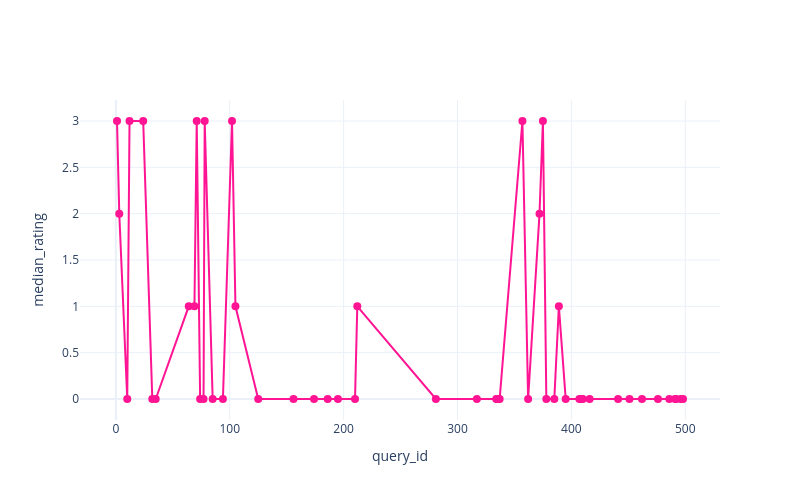

The notebook cell saved with this chart:
### Code cell
# Sample 50 queries and plot median rating per query
sampled_query_ids = df['query_id'].unique()
sampled_query_ids = pd.Series(sampled_query_ids).sample(n=50, random_state=42).sort_values().tolist()

# Compute median rating for each sampled query
median_ratings = []
for query_id in sampled_query_ids:
    query_ratings = df[df['query_id'] == query_id]['rating']
    median_ratings.append({
        'query_id': query_id,
        'median_rating': query_ratings.median()
    })

median_df = pd.DataFrame(median_ratings)

# Plot median ratings
import plotly.graph_objects as go

fig = go.Figure()

fig.add_trace(go.Scatter(
    x=median_df['query_id'],
    y=median_df['median_rating'],
    mode='lines+markers',
    name='median_rating',
    line=dict(color='rgb(255, 20, 147)', width=2),
    marker=dict(color='rgb(255, 20, 147)', size=8)
))

fig.update_layout(
    xaxis_title='query_id',
    yaxis_title='median_rating',
    hovermode='x unified',
    template='plotly_white',
    width=800,
    height=500
)

fig.show()

### Figure 1 — Plotly figure (JSON) as saved in the notebook; plotly's stock layout.template omitted (floating-point values rounded to 4 significant figures)
{"data": [{"line": {"color": "rgb(255, 20, 147)", "width": 2}, "marker": {"color": "rgb(255, 20, 147)", "size": 8}, "mode": "lines+markers", "name": "median_rating", "type": "scatter", "x": [1, 3, 10, 12, 24, 32, 35, 64, 69, 71, 74, 77, 78, 85, 94, 102, 105, 125, 156, 174, 186, 195, 210, 212, 281, 317, 334, 335, 337, 357, 362, 372, 375, 378, 385, 389, 395, 407, 409, 410, 416, 441, 451, 462, 476, 486, 491, 492, 496, 498], "y": [3.0, 2.0, 0.0, 3.0, 3.0, 0.0, 0.0, 1.0, 1.0, 3.0, 0.0, 0.0, 3.0, 0.0, 0.0, 3.0, 1.0, 0.0, 0.0, 0.0, 0.0, 0.0, 0.0, 1.0, 0.0, 0.0, 0.0, 0.0, 0.0, 3.0, 0.0, 2.0, 3.0, 0.0, 0.0, 1.0, 0.0, 0.0, 0.0, 0.0, 0.0, 0.0, 0.0, 0.0, 0.0, 0.0, 0.0, 0.0, 0.0, 0.0]}], "layout": {"height": 500, "hovermode": "x unified", "width": 800, "xaxis": {"title": {"text": "query_id"}}, "yaxis": {"title": {"text": "median_rating"}}}}
